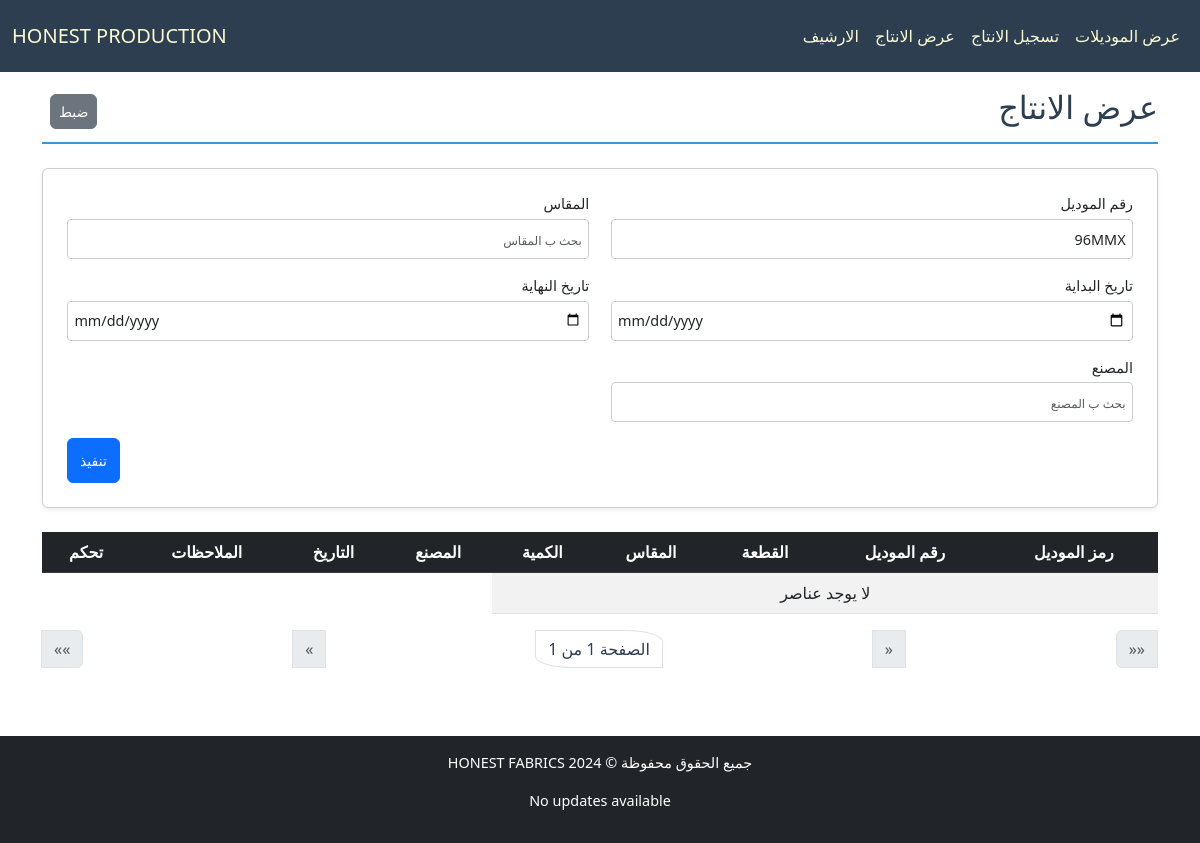
The app's page /production/production-list?model_number=96MMX, older data.
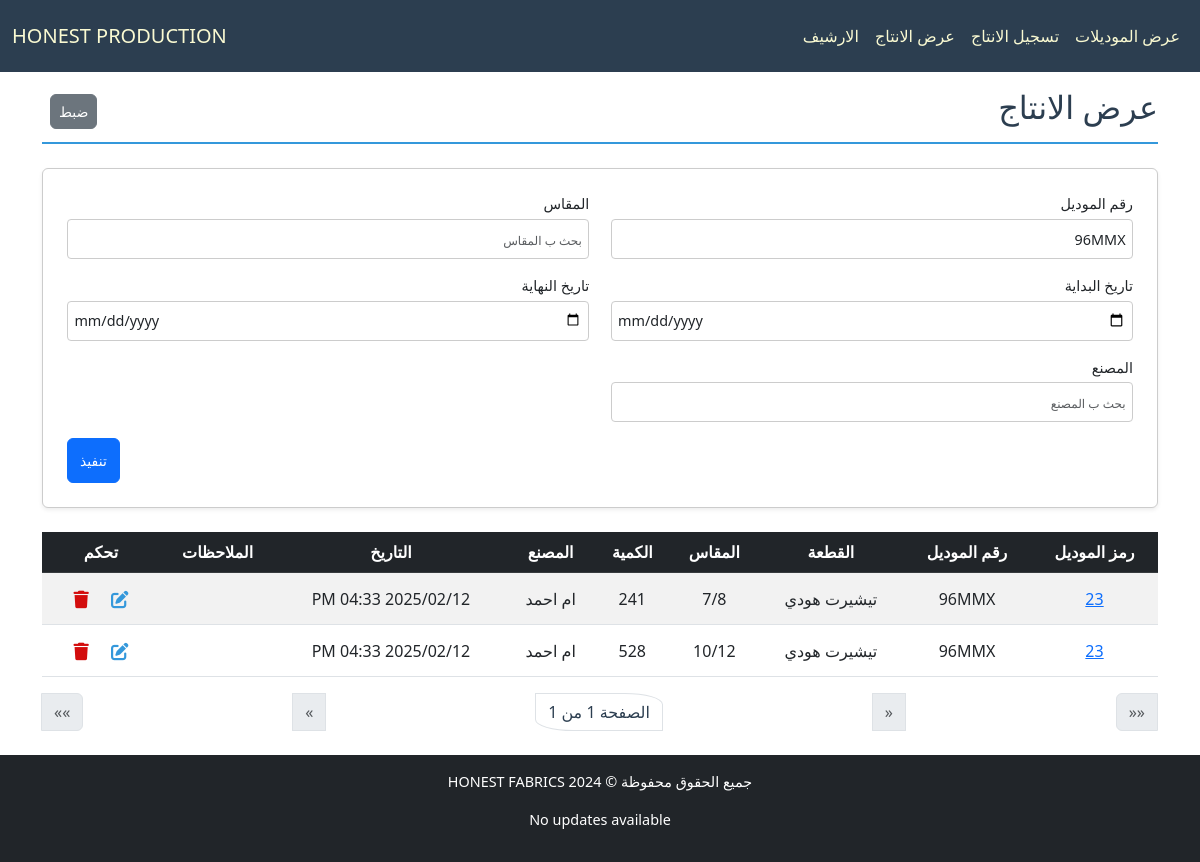
The same page, newer data.
### production/models.py (models this page shows, shortened)
class ProductionPiece(models.Model):
    piece = models.ForeignKey(Piece, verbose_name="القطعة", on_delete=models.CASCADE, related_name="productions")
    created_at = models.DateTimeField(verbose_name="تاريخ الإنشاء", default=now)
    used_amount = models.IntegerField(verbose_name="الكمية للانتاج", default=0, blank=True)
    factory = models.CharField(max_length=50, verbose_name="المصنع", blank=True)
    comment = models.CharField(max_length=100, verbose_name="الملاحظات", blank=True)
    class Meta:
        ordering = ['-created_at']

class Piece(models.Model):
    model = models.ForeignKey(Model, verbose_name="الموديل", on_delete=models.CASCADE, related_name="pieces")
    type = models.CharField(max_length=50, verbose_name="النوع", blank=True)
    size = models.CharField(max_length=50, verbose_name="المقاس", blank=True)
    available_amount = models.IntegerField(verbose_name="الكمية المتبقية", blank=True, default=0)
    used_amount = models.IntegerField(verbose_name="الكمية المستخدمة", default=0, blank=True)
    class Meta:
        ordering = ['size', 'type']

class Model(models.Model):
    id = models.AutoField(primary_key=True, verbose_name="الرمز")
    model_number = models.CharField(max_length=50, verbose_name="رقم الموديل", unique=True)
    created_at = models.DateTimeField(verbose_name="تاريخ الإنشاء", default=now)
    ended_at = models.DateTimeField(verbose_name="تاريخ الانتهاء", blank=True, null=True)
    is_archive = models.BooleanField(default=False)
    class Meta:
        ordering = ['-created_at']

### production/views.py (the view)
# urls.py: path('production-list', ProductionListingView.as_view(), name='production_list_view'),
class ProductionListingView(ListView):
    template_name = "production/list_production.html"
    model = ProductionPiece
    paginate_by = 30
    filter_fields = ["model_number", "type", "size", "start_date", "end_date", "factory"]
    def parse_date(self, date_str):
        try:
            normalized_date = date_str.replace("\\", "/")
            return datetime.strptime(normalized_date, "%Y-%m-%d")
        except (ValueError, AttributeError):
            return None
    def get_queryset(self):
        queryset = super().get_queryset()
        filters = Q()
        model_number = self.request.GET.get("model_number")
        if model_number:
            filters &= Q(piece__model__model_number__icontains=model_number)
        size = self.request.GET.get("size")
        if size:
            filters &= Q(piece__size__icontains=size)
        type = self.request.GET.get("type")
        if type:
            filters &= Q(piece__type__icontains=type)
        factory = self.request.GET.get("factory")
        if factory:
            filters &= Q(factory__icontains=factory)
        start_date = self.parse_date(self.request.GET.get("start_date"))
        end_date = self.parse_date(self.request.GET.get("end_date"))
        if start_date:
            filters &= Q(created_at__gte=start_date)
        if end_date:
            filters &= Q(created_at__lte=end_date)
        return queryset.filter(filters)
    def get_context_data(self, **kwargs):
        context = super().get_context_data(**kwargs)
        context["filter_fields"] = [
            {"field_name": "model_number", "verbose_name": "رقم الموديل", "value": self.request.GET.get("model_number", "")},
            {"field_name": "size", "verbose_name": "المقاس", "value": self.request.GET.get("size", "")},
            {"field_name": "start_date", "verbose_name": "تاريخ البداية", "value": self.request.GET.get("start_date", "")},
            {"field_name": "end_date", "verbose_name": "تاريخ النهاية", "value": self.request.GET.get("end_date", "")},
            {"field_name": "factory", "verbose_name": "المصنع", "value": self.request.GET.get("factory", "")},
        ]
        return context

### production/templates/production/list_production.html (shortened to what this page needs)
{% extends "cloth/layout.html" %}
{% load math_filters %}
{% block home_page %}
<a class="navbar-brand" href="{% url 'model_list_view' %}">HONEST PRODUCTION</a>
{% endblock %}
{% block navbar_links_small %}
{% include "production/nav_links.html" %}
{% endblock %}
{% block body %}
    <div class="pt-4 section-title d-flex justify-content-between align-items-center">
        <h2>عرض الانتاج</h2>
        <div class="ps-2">
            <a href="{% url 'production_list_view' %}" class="px-2 btn btn-secondary">ضبط</a>
        </div>
    </div>
    <form method="get" class="filter-form-flex mb-4 p-4 rounded shadow-sm">
        {% for filter_field in filter_fields %}
        <div class="form-group mb-3">
            <label for="filter_{{ forloop.counter }}" class="form-label">{{ filter_field.verbose_name }}</label>
            <input
                type="{% if filter_field.field_name in 'start_date end_date' %}date{% else %}text{% endif %}"
                id="filter_{{ forloop.counter }}"
                name="{{ filter_field.field_name }}"
                placeholder="بحث ب {{ filter_field.verbose_name }}"
                class="form-control"
                value="{{ filter_field.value }}">
        </div>
        {% endfor %}
        <div class="submit-container">
            <button type="submit" class="btn btn-primary submit-btn">تنفيذ</button>
        </div>
    </form>
    <div class="table-responsive">
        <table class="table table-striped table-hover">
            <thead class="table-dark">
                <tr>
                    <th>رمز الموديل</th>
                    <th>رقم الموديل</th>
                    <th>القطعة</th>
                    <th>المقاس</th>
                    <th>الكمية</th>
                    <th>المصنع</th>
                    <th>التاريخ</th>
                    <th>الملاحظات</th>
                    <th>تحكم</th>
                </tr>
            </thead>
            <tbody>
                {% for production_item in object_list %}
                <tr class="clickable-row" data-detail_url="{% url 'model_detail_view' production_item.piece.model.id %}">
                    <td>
                        <a href="{% url 'model_detail_view' production_item.piece.model.id %}">{{ production_item.piece.model.id }}</a>
                    </td>
                    <td>{{ production_item.piece.model.model_number }}</td>
                    <td>{{ production_item.piece.type }}</td>
                    <td>{{ production_item.piece.size }}</td>
                    <td>{{ production_item.used_amount }}</td>
                    <td>{{ production_item.factory }}</td>
                    <td dir="rtl">{{ production_item.created_at|date:"Y/m/d h:i A" }}</td>
                    <td style="overflow-x:auto; max-width:100px; ">{{ production_item.comment }}</td>
                    <td>
                        <a class="px-2 btn" href="{% url 'productionpiece_edit' production_item.id %}">
                        </a>
                        <a class="px-2 btn" href="{% url 'productionpiece_delete' production_item.id %}">
                            </a>
                    </td>
                </tr>
                {% empty %}
                <tr>
                    <td colspan="5" class="text-center">لا يوجد عناصر</td>
                </tr>
                {% endfor %}
            </tbody>
        </table>
    </div>
    <nav aria-label="Page navigation">
        <ul class="pagination justify-content-between">
            <li class="page-item {% if not page_obj.has_next %}disabled{% endif %}">
                {% if page_obj.has_next %}
                <a class="page-link" href="?page={{ page_obj.paginator.num_pages }}{% for key, value in request.GET.items %}{% if key != 'page' %}&{{ key }}={{ value|urlencode }}{% endif %}{% endfor %}" aria-label="Last">
                    <span aria-hidden="true">&laquo;&laquo;</span>
                </a>
                {% else %}
                <span class="page-link" aria-disabled="true">
                    <span aria-hidden="true">&laquo;&laquo;</span>
                </span>
                {% endif %}
            </li>
            <li class="page-item {% if not page_obj.has_next %}disabled{% endif %}">
                {% if page_obj.has_next %}
                <a class="page-link" href="?page={{ page_obj.next_page_number }}{% for key, value in request.GET.items %}{% if key != 'page' %}&{{ key }}={{ value|urlencode }}{% endif %}{% endfor %}" aria-label="Next">
                    <span aria-hidden="true">&laquo;</span>
                </a>
                {% else %}
                <span class="page-link" aria-disabled="true">
                    <span aria-hidden="true">&laquo;</span>
                </span>
                {% endif %}
            </li>
            <li class="page-item pagination_page_li">
                <span class="page-link">الصفحة {{ page_obj.number }} من {{ page_obj.paginator.num_pages }}</span>
            </li>
            <li class="page-item {% if not page_obj.has_previous %}disabled{% endif %}">
                {% if page_obj.has_previous %}
                <a class="page-link" href="?page={{ page_obj.previous_page_number }}{% for key, value in request.GET.items %}{% if key != 'page' %}&{{ key }}={{ value|urlencode }}{% endif %}{% endfor %}" aria-label="Previous">
                    <span aria-hidden="true">&raquo;</span>
                </a>
                {% else %}
                <span class="page-link" aria-disabled="true">
                    <span aria-hidden="true">&raquo;</span>
                </span>
                {% endif %}
            </li>
            <li class="page-item {% if not page_obj.has_previous %}disabled{% endif %}">
                {% if page_obj.has_previous %}
                <a class="page-link" href="?page=1{% for key, value in request.GET.items %}{% if key != 'page' %}&{{ key }}={{ value|urlencode }}{% endif %}{% endfor %}" aria-label="First">
                    <span aria-hidden="true">&raquo;&raquo;</span>
                </a>
                {% else %}
                <span class="page-link" aria-disabled="true">
                    <span aria-hidden="true">&raquo;&raquo;</span>
                </span>
                {% endif %}
            </li>
    </ul>
</nav>
{% endblock body %}

### cloth/templates/cloth/layout.html (shortened to what this page needs)
{% load static %}
<!DOCTYPE html>
<html lang="ar" dir="rtl">
<head>
    <link href="https://cdn.jsdelivr.net/npm/bootstrap@5.3.0/dist/css/bootstrap.min.css" rel="stylesheet">
    <link rel="stylesheet" href="https://cdnjs.cloudflare.com/ajax/libs/font-awesome/6.7.1/css/all.min.css" />
    <link rel="stylesheet" href={% static "cloth/styles.css" %}>
</head>
<body>
    <nav id="navbar"  class="navbar bg-body-tertiary fixed-top">
        <div class="container-fluid">
            <div class="d-none d-lg-flex">
                <ul class="navbar-nav me-auto mb-2 mb-lg-0 d-flex flex-row">
                    {% block navbar_links_small %}
                    {% endblock %}
                </ul>
            </div>
            {% block home_page %}
            {% endblock %}
        </div>
    </nav>
    <div class="body-div container">
        {% block body %}{% endblock body %}
    </div>
    <footer class="footer bg-dark text-white text-center py-3">
        <p>جميع الحقوق محفوظة © HONEST FABRICS 2024</p>
        {% if update %}
            <p>Latest update at: {{update}}</p>
        {% else %}
            <p>No updates available</p>
        {% endif %}
    </footer>
    <link href="https://cdn.jsdelivr.net/npm/bootstrap@5.3.0/dist/css/bootstrap.min.css" rel="stylesheet">
</body>
</html>

### production/templates/production/nav_links.html
<li class="p-2 nav-item">
    <a class="nav-link active" aria-current="page" href="{% url 'model_list_view' %}">عرض الموديلات</a>
</li>
<li class="p-2 nav-item">
    <a class="nav-link active" aria-current="page" href="{% url 'production_form' %}">تسجيل الانتاج</a>
</li>
<li class="p-2 nav-item">
    <a class="nav-link active" aria-current="page" href="{% url 'production_list_view' %}">عرض الانتاج</a>
</li>
<li class="p-2 nav-item">
    <a class="nav-link active" aria-current="page" href="{% url 'archived_model_list_view' %}">الارشيف</a>
</li>

### cloth/static/cloth/styles.css (style rules this page uses)
:root { --primary-color: #3498db; --light-blue: #3db1ff5e; --secondary-color: #2c3e50; --success-color: #2ecc71; --danger-color: #e74c3c; --warning-color: #f1c40f; --light-bg: #f8f9fa; --dark-bg: #343a40; --light-text: lightgoldenrodyellow; --golden-text: rgb(255, 255, 0); --border-color: #dee2e6; --white-color: #ffffff; }
*, *::before, *::after { box-sizing: border-box; }
ul, div { padding: 0; margin: 0; }
body { background-color: var(--light-bg); margin-top: 80px; margin-inline: 0; font-family: 'Segoe UI', Tahoma, Geneva, Verdana, sans-serif; line-height: 1.6; font-size: 16px; }
.body-div { margin: 2%; margin-top: 8vh; max-width: 98%; min-height: 81vh; }
#navbar, #navbar-menu-body { background-color: var(--secondary-color) !important; }
#navbar, #navbar a, #navbar-menu-body, #navbar-menu-body a { color: var(--light-text) !important; }
.section-title { color: var(--secondary-color); border-bottom: 2px solid var(--primary-color); padding-bottom: 0.5rem; margin-bottom: 1.5rem; font-weight: bold; }
.table { border-collapse: separate; border-spacing: 0; border-radius: 8px; width: 100%; }
.table th, .table td { text-align: center; vertical-align: middle; padding: 10px; }
.table-striped tbody tr:nth-of-type(odd) { background-color: var(--light-bg); }
.table-dark th { background-color: var(--secondary-color); color: var(--light-text); }
.table-responsive { overflow-x: auto; }
.table-responsive table th, .table-responsive table td { white-space: nowrap; min-width: fit-content; }
.table-responsive table { width: 100%; table-layout: auto; }
.footer { margin-top: 20px; text-align: center; padding: 1rem; font-size: 0.9rem; }
.filter-form-flex { display: flex; flex-wrap: wrap; padding: 1rem; border: 1px solid #ccc; border-radius: 8px; background-color: #fff; justify-content: space-between; column-gap: 2px; direction: rtl; }
.filter-form-flex .form-group { display: flex; flex-direction: column; margin-bottom: 5px; width: 49%; }
.filter-form-flex .form-label { font-size: 0.9rem; margin-bottom: 0.25rem; }
.filter-form-flex .form-control { border: 1px solid #ccc; border-radius: 4px; padding: 0.4rem; font-size: 0.9rem; }
.filter-form-flex input[type="text"], .filter-form-flex input[type="number"], .filter-form-flex input[type="date"] { width: 100%; height: 40px; }
.submit-container { display: flex; justify-content: flex-end; width: 100%; }
.filter-form-flex .submit-btn { width: auto; height: 45px; font-size: 1rem; }
.pagination_page_li span { color: var(--secondary-color); border-top-right-radius: 30%; border-bottom-left-radius: 30%; }
@media (max-width: 1200px) { body { font-size: 15px; } }
@media (max-width: 1200px) { h4.section-title, h2 { font-size: 28px; } }
@media (max-width: 1200px) { p.lead, .oped_details_btn, .btn { font-size: 14px !important; } }
@media (max-width: 1200px) { ::placeholder { font-size: 12px !important; } }

Row changes from the older to the newer data that the page shows:
added ProductionPiece: piece.model.id "23", piece.model.model_number "96MMX", piece.type "تيشيرت هودي", piece.size "7/8", used_amount "241", factory "ام احمد", created_at "2025/02/12 04:33 PM"
added ProductionPiece: piece.model.id "23", piece.model.model_number "96MMX", piece.type "تيشيرت هودي", piece.size "10/12", used_amount "528", factory "ام احمد", created_at "2025/02/12 04:33 PM"
Text that changed along with them:
text no longer shown: "لا يوجد عناصر"
